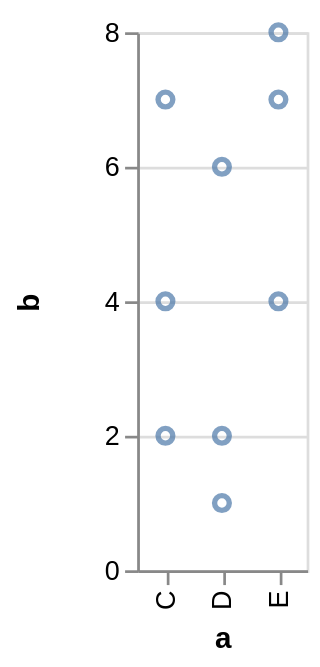

Source (Vega-Lite JSON):
### Vega specification from a JSON file in a GitHub repository (floating-point values rounded to 4 significant figures)
{"$schema": "https://vega.github.io/schema/vega/v3.0.json", "autosize": "pad", "padding": 5, "height": 200, "style": "cell", "data": [{"name": "source_0", "values": [{"a": "C", "b": 2}, {"a": "C", "b": 7}, {"a": "C", "b": 4}, {"a": "D", "b": 1}, {"a": "D", "b": 2}, {"a": "D", "b": 6}, {"a": "E", "b": 8}, {"a": "E", "b": 4}, {"a": "E", "b": 7}]}, {"name": "data_0", "source": "source_0", "transform": [{"type": "formula", "expr": "toNumber(datum[\"b\"])", "as": "b"}, {"type": "filter", "expr": "datum[\"b\"] !== null && !isNaN(datum[\"b\"])"}]}], "signals": [{"name": "x_step", "value": 21}, {"name": "width", "update": "bandspace(domain('x').length, 1, 0.5) * x_step"}], "marks": [{"name": "marks", "type": "symbol", "style": ["point"], "from": {"data": "data_0"}, "encode": {"update": {"x": {"scale": "x", "field": "a"}, "y": {"scale": "y", "field": "b"}, "stroke": {"value": "#4c78a8"}, "fill": {"value": "transparent"}, "opacity": {"value": 0.7}}}}], "scales": [{"name": "x", "type": "point", "domain": {"data": "data_0", "field": "a", "sort": true}, "range": {"step": {"signal": "x_step"}}, "padding": 0.5}, {"name": "y", "type": "linear", "domain": {"data": "data_0", "field": "b"}, "range": [{"signal": "height"}, 0], "nice": true, "zero": true}], "axes": [{"scale": "x", "orient": "bottom", "title": "a", "zindex": 1, "encode": {"labels": {"update": {"angle": {"value": 270}, "align": {"value": "right"}, "baseline": {"value": "middle"}}}}}, {"scale": "y", "orient": "left", "labelOverlap": true, "tickCount": {"signal": "ceil(height/40)"}, "title": "b", "zindex": 1}, {"scale": "y", "orient": "left", "domain": false, "grid": true, "labels": false, "maxExtent": 0, "minExtent": 0, "tickCount": {"signal": "ceil(height/40)"}, "ticks": false, "zindex": 0, "gridScale": "x"}], "config": {"axis": {"titlePadding": 5}, "axisY": {"minExtent": 30}}}
